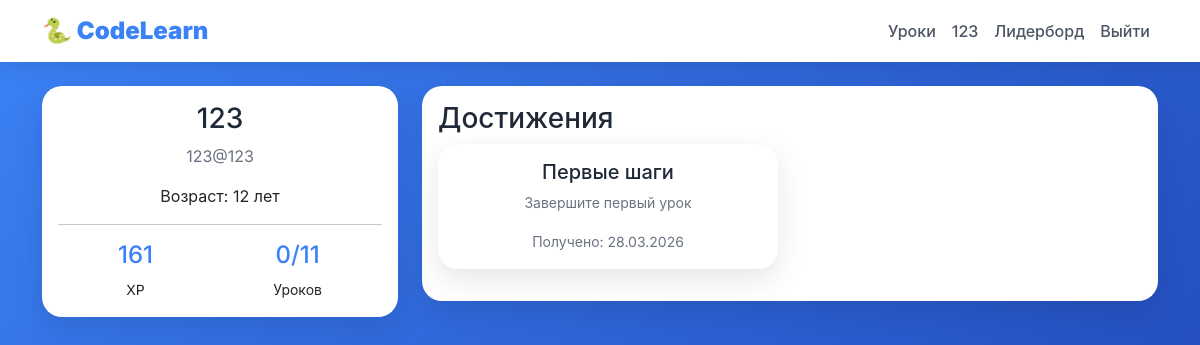
Screenshot of /profile (signed in) with the database file from the repository.
### data/users.py (models this page shows, shortened)
class User(SqlAlchemyBase, UserMixin, SerializerMixin):
    __tablename__ = 'users'
    id = sqlalchemy.Column(sqlalchemy.Integer, primary_key=True, autoincrement=True)
    name = sqlalchemy.Column(sqlalchemy.String, nullable=True)
    about = sqlalchemy.Column(sqlalchemy.String, nullable=True)
    email = sqlalchemy.Column(sqlalchemy.String, index=True, unique=True, nullable=True)
    hashed_password = sqlalchemy.Column(sqlalchemy.String, nullable=True)
    age = sqlalchemy.Column(sqlalchemy.Integer, default=12)
    created_date = sqlalchemy.Column(sqlalchemy.DateTime, default=datetime.datetime.now)
    progress = orm.relationship('UserProgress', back_populates='user', uselist=False)
    achievements = orm.relationship('UserAchievement', back_populates='user')

### data/user_achievement.py (models this page shows)
class UserAchievement(SqlAlchemyBase, SerializerMixin):
    __tablename__ = 'user_achievements'
    id = sqlalchemy.Column(sqlalchemy.Integer, primary_key=True, autoincrement=True)
    user_id = sqlalchemy.Column(sqlalchemy.Integer, sqlalchemy.ForeignKey('users.id'))
    achievement_id = sqlalchemy.Column(sqlalchemy.Integer, sqlalchemy.ForeignKey('achievements.id'))
    earned_at = sqlalchemy.Column(sqlalchemy.DateTime, default=datetime.datetime.now)
    user = orm.relationship('User')
    achievement = orm.relationship('Achievement')

### data/achievement.py (models this page shows)
class Achievement(SqlAlchemyBase, SerializerMixin):
    __tablename__ = 'achievements'
    id = sqlalchemy.Column(sqlalchemy.Integer, primary_key=True, autoincrement=True)
    name = sqlalchemy.Column(sqlalchemy.String, nullable=False)
    description = sqlalchemy.Column(sqlalchemy.String)
    icon = sqlalchemy.Column(sqlalchemy.String, default='🏆')
    xp_reward = sqlalchemy.Column(sqlalchemy.Integer, default=0)
    required_xp = sqlalchemy.Column(sqlalchemy.Integer)
    required_lessons = sqlalchemy.Column(sqlalchemy.Integer)
    required_modules = sqlalchemy.Column(sqlalchemy.Integer)

### main.py (the view)
@app.route('/profile')
@login_required
def profile():
    db_sess = db_session.create_session()
    progress = db_sess.query(UserProgress).filter(UserProgress.user_id == current_user.id).first()
    if progress:
        total_xp = progress.total_xp
        completed_lessons_count = len(progress.completed_lessons.split(',')) if progress.completed_lessons else 0
    else:
        total_xp = 0
        completed_lessons_count = 0
    total_lessons = db_sess.query(Lesson).count()
    user_achievements = db_sess.query(UserAchievement).filter(
        UserAchievement.user_id == current_user.id
    ).join(Achievement).all()
    return render_template("profile.html", user=current_user, total_xp=total_xp,
                           completed_lessons=completed_lessons_count,
                           total_lessons=total_lessons,
                           achievements=user_achievements)

### data/db_session.py (called while the page is built)
def create_session() -> Session:
    global __factory
    return __factory()

### main.py (called while the page is built)
@login_manager.user_loader
def load_user(user_id):
    db_sess = db_session.create_session()
    return db_sess.get(User, user_id)

### templates/profile.html (shortened to what this page needs)
{% extends "base.html" %}
{% block content %}
<div class="row">
    <div class="col-md-4">
        <div class="card text-center">
            <div class="card-body">
                <h3>{{ user.name }}</h3>
                <p class="text-muted">{{ user.email }}</p>
                <p>Возраст: {{ user.age }} лет</p>
                <hr>
                <div class="d-flex justify-content-around">
                    <div>
                        <h4 style="color: #3b82f6;">{{ total_xp }}</h4>
                        <small>XP</small>
                    </div>
                    <div>
                        <h4 style="color: #3b82f6;">{{ completed_lessons }}/{{ total_lessons }}</h4>
                        <small>Уроков</small>
                    </div>
                </div>
            </div>
        </div>
    </div>
    <div class="col-md-8">
        <div class="card">
            <div class="card-body">
                <h3>Достижения</h3>
                {% if achievements %}
                    <div class="row">
                        {% for ua in achievements %}
                            <div class="col-md-6 mb-3">
                                <div class="card text-center">
                                    <div class="card-body">
                                        <h5>{{ ua.achievement.name }}</h5>
                                        <p class="small text-muted">{{ ua.achievement.description }}</p>
                                        <small class="text-muted">Получено: {{ ua.earned_at.strftime('%d.%m.%Y') }}</small>
                                    </div>
                                </div>
                            </div>
                        {% endfor %}
                    </div>
                {% else %}
                    <p class="text-muted">Пока нет достижений. Пройдите уроки, чтобы получить их!</p>
                {% endif %}
            </div>
        </div>
    </div>
</div>
{% endblock %}

### templates/base.html (shortened to what this page needs)
<!DOCTYPE html>
<html lang="ru">
<head>
    <link href="https://cdn.jsdelivr.net/npm/bootstrap@5.1.3/dist/css/bootstrap.min.css" rel="stylesheet">
</head>
<body>
    <div class="code-bg" id="codeBg"></div>
    <nav class="navbar navbar-expand-lg navbar-light">
        <div class="container">
            <a class="navbar-brand" href="/">
                <strong>🐍 CodeLearn</strong>
            </a>
            <div class="collapse navbar-collapse" id="navbarNav">
                <ul class="navbar-nav ms-auto">
                    {% if current_user.is_authenticated %}
                        <li class="nav-item">
                            <a class="nav-link" href="/lessons">Уроки</a>
                        </li>
                        <li class="nav-item">
                            <a class="nav-link" href="/profile">{{ current_user.name }}</a>
                        </li>
                        <li class="nav-item">
                            <a class="nav-link" href="/leaderboard">Лидерборд</a>
                        </li>
                        <li class="nav-item">
                            <a class="nav-link" href="/logout">Выйти</a>
                        </li>
                    {% endif %}
                </ul>
            </div>
        </div>
    </nav>
    <div class="container mt-4" style="position: relative; z-index: 10;">
        {% block content %}{% endblock %}
    </div>
</body>
</html>

### templates/base.html (style rules this page uses)
* { margin: 0; padding: 0; box-sizing: border-box; }
body { background: linear-gradient(135deg, #3b82f6 0%, #1e40af 100%); min-height: 100vh; font-family: 'Inter', -apple-system, BlinkMacSystemFont, sans-serif; position: relative; }
.code-bg { position: fixed; top: 0; left: 0; width: 100%; height: 100%; pointer-events: none; z-index: 0; overflow: hidden; font-family: 'Courier New', monospace; font-size: 14px; color: rgba(255, 255, 255, 0.2); }
.navbar { background: white !important; box-shadow: 0 4px 20px rgba(0,0,0,0.1); position: relative; z-index: 10; }
.navbar-brand { color: #3b82f6 !important; font-weight: bold; font-size: 1.5rem; }
.nav-link { color: #4b5563 !important; font-weight: 500; transition: color 0.3s ease; }
.card { background: white; border-radius: 20px; border: none; box-shadow: 0 10px 30px rgba(0,0,0,0.1); transition: transform 0.3s, box-shadow 0.3s; position: relative; z-index: 10; }
.text-muted { color: #6b7280 !important; }
hr { border-color: #e5e7eb; }
h1, h2, h3, h4, h5 { color: #1f2937; }

### rows the page displays
User: name "123", email "123@123", age "12"
UserAchievement: achievement.name "Первые шаги", achievement.description "Завершите первый урок", earned_at "28.03.2026"

### other values shown
{{ total_xp }} "161"
{{ completed_lessons }} "0"
{{ total_lessons }} "11"
